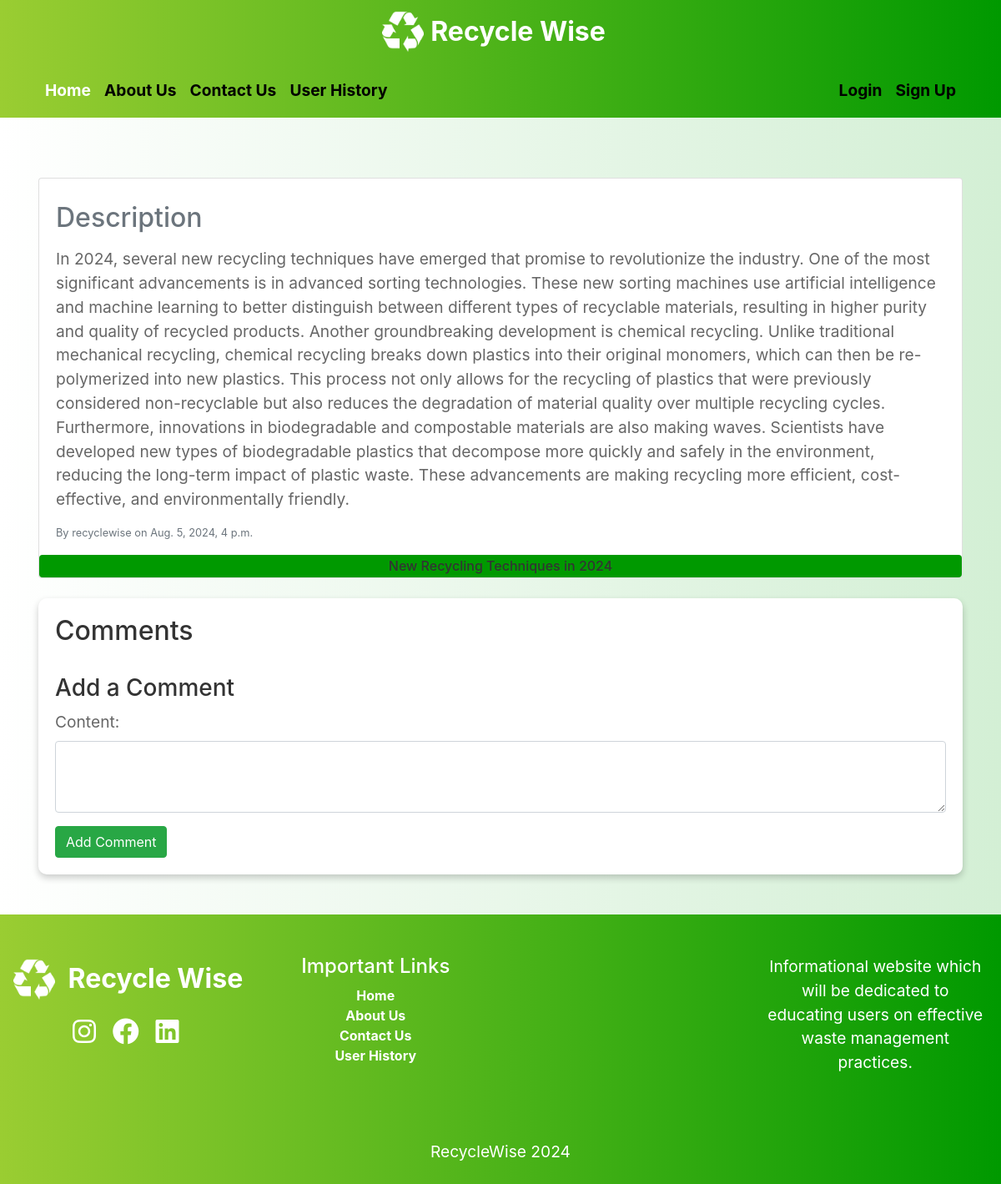
Page /community_engagement/forum-highlights/3/ on the committed database.
### community_engagement/models.py (models this page shows, shortened)
class HighlightThread(models.Model):
    title = models.CharField(max_length=200)
    snippet = models.TextField()
    content = models.TextField()
    created_by = models.ForeignKey(User, on_delete=models.CASCADE)
    created_at = models.DateTimeField(auto_now_add=True)

### community_engagement/views.py (the view)
# urls.py: path('forum-highlights/<int:pk>/', views.HighlightThreadDetailView, name='highlight_thread_detail'),
def HighlightThreadDetailView(request, pk):
    thread = get_object_or_404(HighlightThread, pk=pk)
    comments = thread.comments.all()
    if request.method == 'POST':
        form = CommentForm(request.POST)
        if form.is_valid():
            comment = form.save(commit=False)
            comment.thread = thread
            comment.created_by = request.user
            comment.save()
            return redirect('highlight_thread_detail', pk=thread.pk)
    else:
        form = CommentForm()
    return render(request, 'community_engagement/hightlight_thread_detail.html', {'thread': thread, 'comments': comments, 'form': form})

### community_engagement/forms.py
class CommentForm(forms.ModelForm):
    class Meta:
        model = Comment
        fields = ['content']
        widgets = {
            'content': forms.Textarea(attrs={'class': 'form-control', 'rows': 3}),
        }

### templates/community_engagement/hightlight_thread_detail.html (shortened to what this page needs)
{% extends 'base.html' %}
{% block content %}
        {% load static %}
        <link rel="stylesheet" href="{% static 'css/community_engagement.css' %}">
    <main class="container py-5">
        <div class="card my-4 pb-4 wow animate__animated animate__zoomIn" data-wow-duration="1.5s">
            <div class="card-body">
                <h1 class="comment-title py-1">{{ thread.title }}</h1>
                <h2 class="card-subtitle my-2 text-muted">Description</h2>
                <p class="card-text my-3">{{ thread.content }}</p>
                <small class="text-muted">By {{ thread.created_by.username }} on {{ thread.created_at }}</small>
            </div>
        </div>
        <section class="wow animate__animated animate__slideInUp" data-wow-duration="1.5s">
            <h2>Comments</h2>
            <h3>Add a Comment</h3>
            <form method="post">
                {{ form.as_p }}
                <button type="submit" class="btn btn-success ">Add Comment</button>
            </form>
        </section>
    </main>
{% endblock %}

### static/css/base.css (style rules this page uses)
h1 { color: #000; font-size: 2.5em; }
p { color: #000; font-size: 1.2em; }
.wow { visibility: hidden; }

### static/css/community_engagement.css (style rules this page uses)
.comment-title { background-color: #009900; color: white; border: none; border-radius: 4px; cursor: pointer; text-decoration: none; font-size: 1em; display: block; text-align: center; position: absolute; bottom: -8px; left: 0; width: 100%; }
.container { padding: 2px 16px; border-color: #009900; }
.container h1, .container h2 { color: #333; }
.container p { color: #666; }
.container small { display: block; color: #999; margin-top: 10px; }
section { padding: 20px; background-color: #ffffff; border-radius: 10px; box-shadow: 0 4px 8px 0 rgba(0,0,0,0.2); }
section h2 { color: #333; }
section h3 { margin-top: 20px; color: #333; }
section form { margin-top: 10px; }
section button { background-color: #4CAF50; color: white; padding: 10px 20px; border: none; border-radius: 4px; cursor: pointer; font-size: 1em; }

### rows in the picture
HighlightThread: title "New Recycling Techniques in 2024", content "In 2024, several new recycling techniques have emerged that promise to revolutionize the industry. One of the most significant advancements is in advanced sorting technologies. These new sorting machines use artificial intelligence and machine learning to better distinguish between different types of recyclable materials, resulting in higher purity and quality of recycled products. Another groundbreaking development is chemical recycling. Unlike traditional mechanical recycling, chemical recycling breaks down plastics into their original monomers, which can then be re-polymerized into new plastics. This process not only allows for the recycling of plastics that were previously considered…", created_by.username "recyclewise", created_at "Aug. 5, 2024, 4 p.m."
